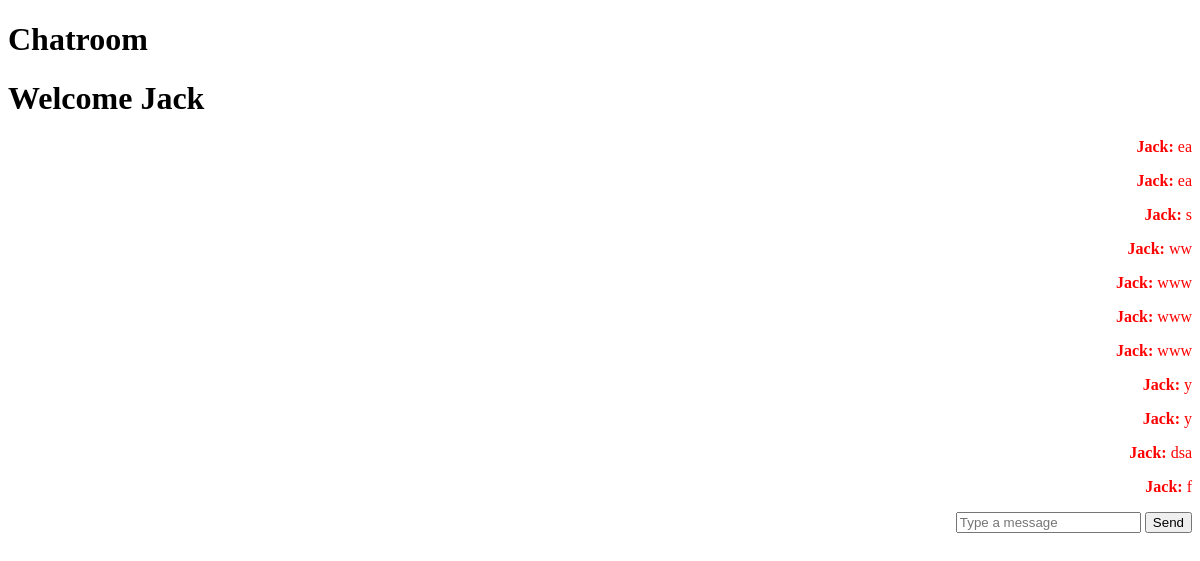
Screenshot of /chat/4 (signed in) with the database file from the repository.
### main.py (models this page shows)
class User(UserMixin, db.Model):
  id = db.Column(db.Integer, primary_key=True)
  username = db.Column(db.String(30), unique=True)
  password = db.Column(db.String(30))

class Message(db.Model):
    id = db.Column(db.Integer, primary_key=True)
    sender_id = db.Column(db.Integer, db.ForeignKey('user.id'))
    sender = relationship('User', foreign_keys=[sender_id])
    receiver_id = db.Column(db.Integer, db.ForeignKey('user.id'))
    receiver = relationship('User', foreign_keys=[receiver_id])
    content = db.Column(db.String(500))

### main.py (the view, shortened to what this page needs)
@app.route('/chat/<receiver_id>', methods=['GET', 'POST'])
def chat(receiver_id):
    room = sorted([current_user.id, int(receiver_id)])
    room_name = f'{room[0]}_{room[1]}'
    messages = Message.query.filter(
        ((Message.sender_id == current_user.id) & (Message.receiver_id == receiver_id)) |
        ((Message.sender_id == receiver_id) & (Message.receiver_id == current_user.id))
    ).all()
    return render_template('chat.html', messages=messages, user=current_user.username)

### main.py (called while the page is built)
@login_manager.user_loader
def load_user(user_id):
    return User.query.get(int(user_id))

### templates/chat.html (shortened to what this page needs)
{% extends 'base.html' %}
{% block content %}
<div class="chat-container">
  <h1>Chatroom</h1>
  <h1>Welcome {{ user }}</h1>
  <div id="chat-box">
    {% for message in messages %}
    <div class="{{ 'current-user' if message.sender.username == user else 'other-user' }}">
      <p><strong>{{ message.sender.username }}:</strong> {{ message.content }}</p>
    </div>
    {% endfor %}
  </div>
  <form id="message-form" method="POST">
    <input type="text" id="message-input" name="message" placeholder="Type a message" required>
    <button type="submit">Send</button>
  </form>
</div>
{% endblock %}

### templates/base.html
<!DOCTYPE html>
<html>
  <head>
    <link rel="stylesheet" href="{{ url_for('static', filename='style.css') }}">
</head>
<body>
    {% block content %}
    {% endblock %}
</body>
</html>

### static/style.css (style rules this page uses)
.current-user { text-align: right; color: red; }
#message-form { float: right; }

### rows the page displays
User: username "Jack"
Message: sender.username "Jack", content "ea"
Message: sender.username "Jack", content "ea"
Message: sender.username "Jack", content "s"
Message: sender.username "Jack", content "ww"
Message: sender.username "Jack", content "www"
Message: sender.username "Jack", content "www"
Message: sender.username "Jack", content "www"
Message: sender.username "Jack", content "y"
Message: sender.username "Jack", content "y"
Message: sender.username "Jack", content "dsa"
Message: sender.username "Jack", content "f"
